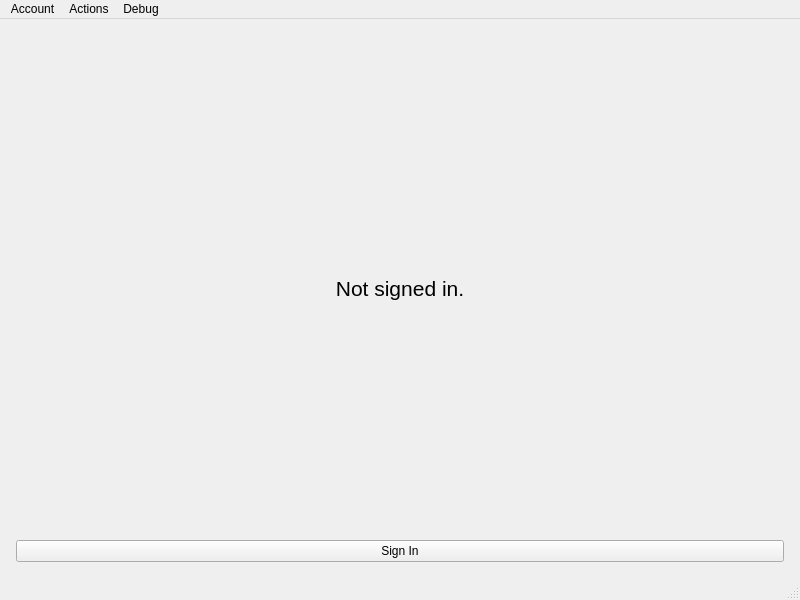
<?xml version="1.0" encoding="UTF-8"?>
<ui version="4.0">
 <class>MainWindow</class>
 <widget class="QMainWindow" name="MainWindow">
  <property name="geometry">
   <rect>
    <x>0</x>
    <y>0</y>
    <width>800</width>
    <height>600</height>
   </rect>
  </property>
  <property name="windowTitle">
   <string>Calendae</string>
  </property>
  <widget class="QWidget" name="centralwidget">
   <layout class="QVBoxLayout" name="centralLayout">
    <property name="leftMargin">
     <number>0</number>
    </property>
    <property name="topMargin">
     <number>8</number>
    </property>
    <property name="rightMargin">
     <number>0</number>
    </property>
    <property name="bottomMargin">
     <number>0</number>
    </property>
    <item>
     <widget class="QStackedWidget" name="centralStack">
      <widget class="QWidget" name="authGatePage">
       <layout class="QVBoxLayout" name="verticalLayout">
        <item>
         <spacer name="topSpacer">
          <property name="orientation">
           <enum>Qt::Vertical</enum>
          </property>
         </spacer>
        </item>
        <item>
         <widget class="QLabel" name="authStatusLabel">
          <property name="font">
           <font>
            <pointsize>16</pointsize>
           </font>
          </property>
          <property name="text">
           <string>Not signed in.</string>
          </property>
          <property name="alignment">
           <set>Qt::AlignCenter</set>
          </property>
          <property name="wordWrap">
           <bool>true</bool>
          </property>
         </widget>
        </item>
        <item>
         <layout class="QHBoxLayout" name="authButtonsLayout">
          <item>
           <spacer name="buttonsLeftSpacer">
            <property name="orientation">
             <enum>Qt::Horizontal</enum>
            </property>
           </spacer>
          </item>
          <item>
           <widget class="QPushButton" name="signInButton">
            <property name="text">
             <string>Sign In</string>
            </property>
           </widget>
          </item>
          <item>
           <spacer name="buttonsRightSpacer">
            <property name="orientation">
             <enum>Qt::Horizontal</enum>
            </property>
           </spacer>
          </item>
         </layout>
        </item>
        <item>
         <spacer name="bottomSpacer">
          <property name="orientation">
           <enum>Qt::Vertical</enum>
          </property>
         </spacer>
        </item>
       </layout>
      </widget>
      <widget class="QWidget" name="mainPage">
       <layout class="QVBoxLayout" name="mainPageLayout">
        <property name="leftMargin">
         <number>0</number>
        </property>
        <property name="topMargin">
         <number>0</number>
        </property>
        <property name="rightMargin">
         <number>0</number>
        </property>
        <property name="bottomMargin">
         <number>0</number>
        </property>
        <item>
         <layout class="QHBoxLayout" name="viewSwitcherLayout">
          <property name="leftMargin">
           <number>8</number>
          </property>
          <property name="topMargin">
           <number>4</number>
          </property>
          <property name="rightMargin">
           <number>8</number>
          </property>
          <property name="bottomMargin">
           <number>4</number>
          </property>
          <item>
           <widget class="QPushButton" name="monthViewButton">
            <property name="text">
             <string>Month</string>
            </property>
            <property name="checkable">
             <bool>true</bool>
            </property>
            <property name="autoExclusive">
             <bool>true</bool>
            </property>
            <property name="checked">
             <bool>true</bool>
            </property>
           </widget>
          </item>
          <item>
           <widget class="QPushButton" name="weekViewButton">
            <property name="text">
             <string>Week</string>
            </property>
            <property name="checkable">
             <bool>true</bool>
            </property>
            <property name="autoExclusive">
             <bool>true</bool>
            </property>
           </widget>
          </item>
          <item>
           <widget class="QPushButton" name="dayViewButton">
            <property name="text">
             <string>Day</string>
            </property>
            <property name="checkable">
             <bool>true</bool>
            </property>
            <property name="autoExclusive">
             <bool>true</bool>
            </property>
           </widget>
          </item>
          <item>
           <spacer name="viewSwitcherSpacer">
            <property name="orientation">
             <enum>Qt::Horizontal</enum>
            </property>
           </spacer>
          </item>
         </layout>
        </item>
        <item>
         <widget class="QSplitter" name="mainSplitter">
          <property name="orientation">
           <enum>Qt::Horizontal</enum>
          </property>
          <widget class="QWidget" name="sidebarHost">
           <layout class="QVBoxLayout" name="sidebarHostLayout">
            <property name="leftMargin">
             <number>0</number>
            </property>
            <property name="topMargin">
             <number>0</number>
            </property>
            <property name="rightMargin">
             <number>0</number>
            </property>
            <property name="bottomMargin">
             <number>0</number>
            </property>
           </layout>
          </widget>
          <widget class="QWidget" name="monthViewHost">
           <layout class="QVBoxLayout" name="monthViewHostLayout">
            <property name="leftMargin">
             <number>0</number>
            </property>
            <property name="topMargin">
             <number>0</number>
            </property>
            <property name="rightMargin">
             <number>0</number>
            </property>
            <property name="bottomMargin">
             <number>0</number>
            </property>
           </layout>
          </widget>
         </widget>
        </item>
       </layout>
      </widget>
     </widget>
    </item>
   </layout>
  </widget>
  <widget class="QMenuBar" name="menubar">
   <property name="geometry">
    <rect>
     <x>0</x>
     <y>0</y>
     <width>800</width>
     <height>22</height>
    </rect>
   </property>
   <widget class="QMenu" name="menuAccount">
    <property name="title">
     <string>Account</string>
    </property>
    <addaction name="actionSignOut"/>
   </widget>
   <widget class="QMenu" name="menuActions">
    <property name="title">
     <string>Actions</string>
    </property>
    <addaction name="actionRefresh"/>
    <addaction name="actionDeleteEvent"/>
   </widget>
   <widget class="QMenu" name="menuDebug">
    <property name="title">
     <string>Debug</string>
    </property>
    <addaction name="actionTestNotification"/>
   </widget>
   <addaction name="menuAccount"/>
   <addaction name="menuActions"/>
   <addaction name="menuDebug"/>
  </widget>
  <widget class="QStatusBar" name="statusbar"/>
  <action name="actionSignOut">
   <property name="text">
    <string>Sign Out</string>
   </property>
  </action>
  <action name="actionRefresh">
   <property name="text">
    <string>Refresh</string>
   </property>
   <property name="shortcut">
    <string notr="true">F5</string>
   </property>
  </action>
  <action name="actionDeleteEvent">
   <property name="enabled">
    <bool>false</bool>
   </property>
   <property name="text">
    <string>Delete Selected Event</string>
   </property>
   <property name="shortcut">
    <string notr="true">Del</string>
   </property>
  </action>
  <action name="actionTestNotification">
   <property name="text">
    <string>Test Notification</string>
   </property>
  </action>
 </widget>
 <resources/>
 <connections/>
</ui>
